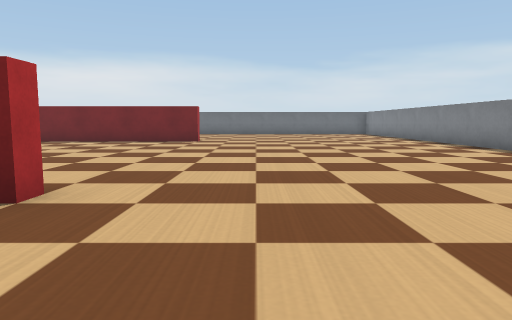
view 1 (above)

17 first-person views from a walk through a robot-simulator world made for Webots. The camera is 0.17 m above the floor, tilts 6° down and sees 70° across. The floor is counted in squares, 0.25 m on a side. Each view is taken from the middle of a square. On the plan, view 1 faces up. The plan holds only what a view shows up to about 11 squares ahead; the rest is blank. The robots in the file are not drawn. Simple shapes and patterns stand in for the simulator's stock objects.

view 2
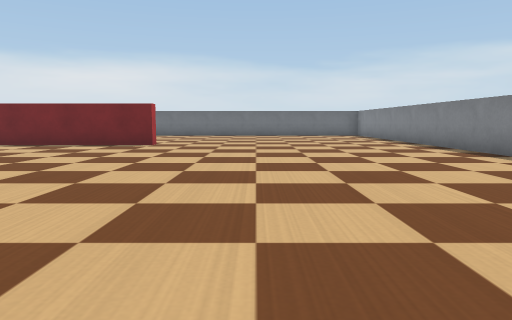

view 3
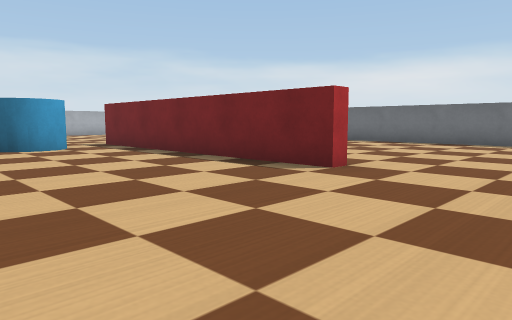

view 4
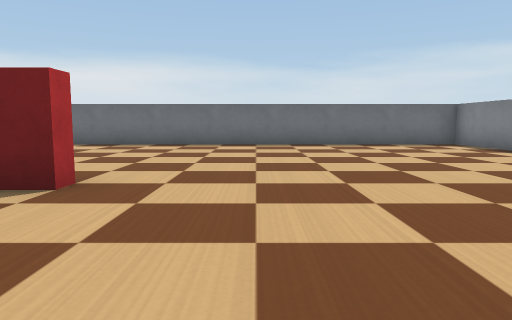

view 5
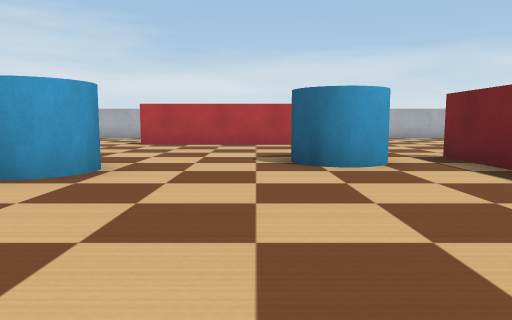

view 6
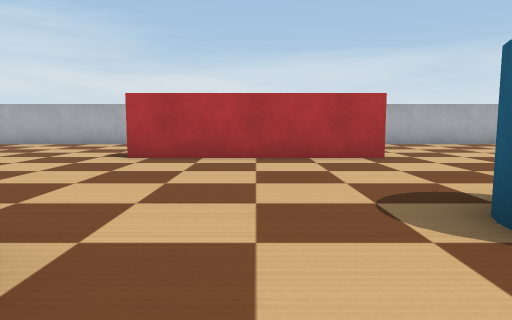

view 7
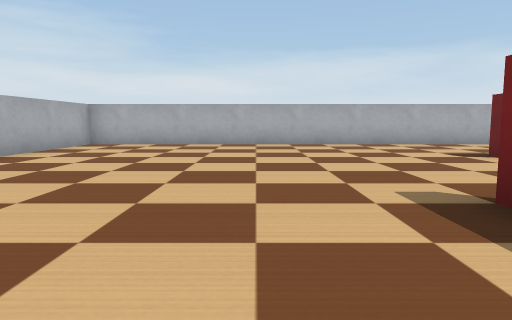

view 8
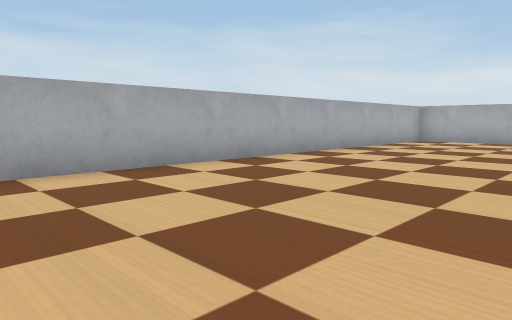

view 9
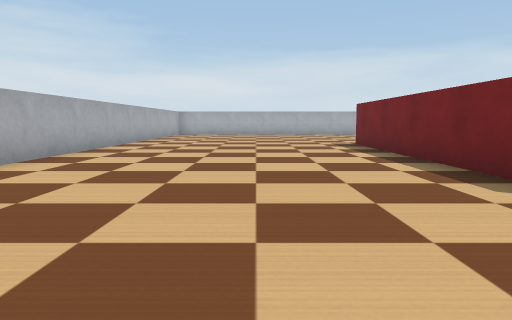

view 10
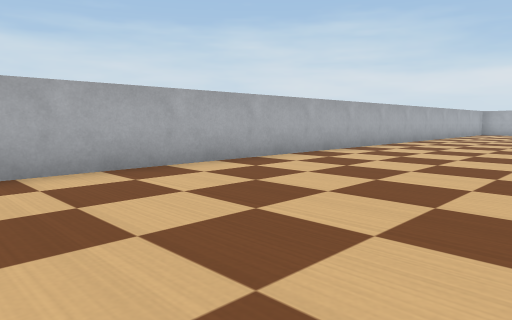

view 11
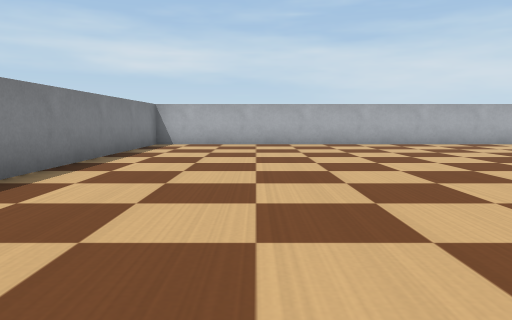

view 12
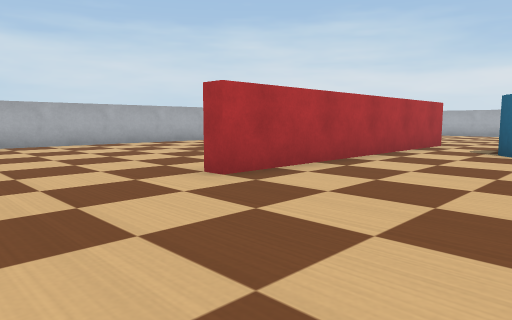

view 13
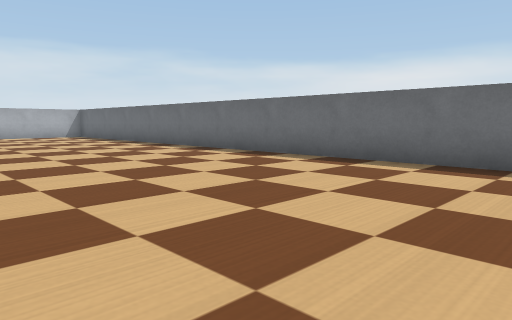

view 14
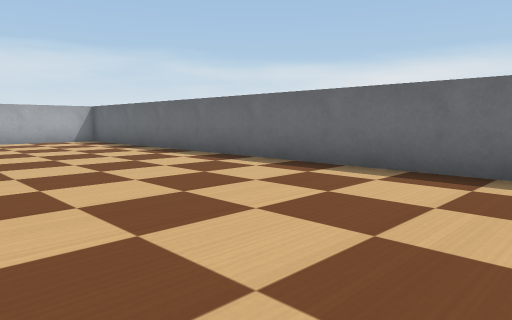

view 15
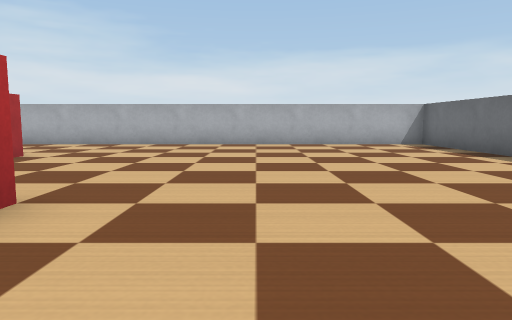

view 16
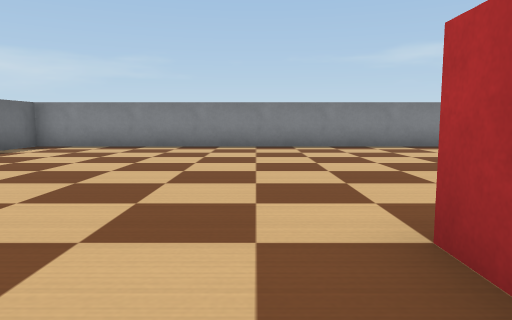

view 17
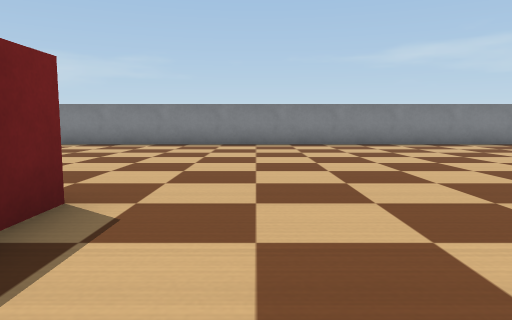

### Floor plan
Points are (right, up) in squares from view 1. A wall is a line through its corners. A room is listed if a view was taken in it or the views show most of it. See-through windows are left out.
Room 1 (views 1, 2, 3, 4, 5, 6, 7, 8, 9, 10, 11, 12, 13, 14, 15, 16, 17)
walls: (-2.8, 13) (-2, 13) (-2, 12.6) (-10, 12.6); (-10, 3.4) (-2, 3.4) (-2, 3) (-10, 3); (-13.8, 10.5) (-13.8, 5.5); (-18, -4) (6, -4) (6, 20) (-18, 20) (-18, -4)
objects: cyan cylinder (-10, 10) to (-8, 11); cyan cylinder (-8, 5) to (-7, 7)

Positions as (right, up) in squares from view 1, and headings:
1: (0, 0), facing up
2: (1, 2), facing up
3: (1, 8), facing up-left
4: (0, 9), facing up
5: (-3, 9), facing left
6: (-7, 8), facing left
7: (-7, 1), facing left
8: (-5, 1), facing down-left
9: (1, 0), facing left
10: (3, 1), facing down-left
11: (3, 7), facing down
12: (1, 7), facing down-left
13: (-1, 14), facing up-left
14: (-5, 15), facing up-left
15: (-7, 15), facing left
16: (-4, 14), facing right
17: (-5, 11), facing right
